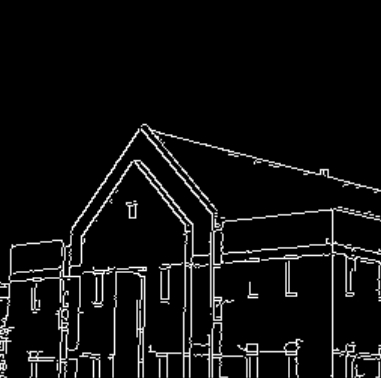
#> input picture pyopencv/house.jpg, 381 x 378 px
$ python house_hough.py
#> lines starting #> are read from the running program, lines starting #| are printed output that depends on the picture; after the words box and inside, x2 and y2 are one past the last pixel; in counts of white or black regions, pixels touching at a corner belong together
#! usr/bin/python
#coding=utf-8


import cv2
import numpy as np
import matplotlib.pyplot as plt

img = cv2.imread('../house.jpg')
#> img is the input picture: shape (378, 381, 3); min 0, max 255, mean 14.9
gray = cv2.cvtColor(img,cv2.COLOR_BGR2GRAY)#灰度图像
#open to see how to use: cv2.Canny
#http://blog.csdn.net/on2way/article/details/46851451
edges = cv2.Canny(gray,50,200)
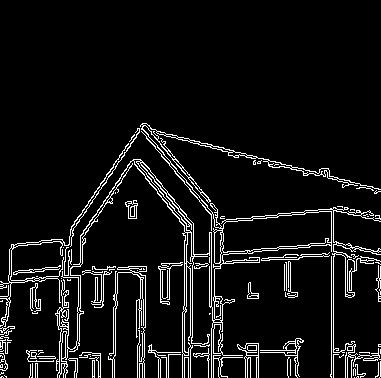
#> edges: shape (378, 381); 7% white in thin lines or dots, all inside (x1, y1, x2, y2) = (0, 123, 381, 378)
plt.subplot(121),plt.imshow(edges,'gray')
plt.xticks([]),plt.yticks([])
#hough transform
lines = cv2.HoughLinesP(edges,1,np.pi/180,30,minLineLength=60,maxLineGap=10)
#> lines = 51 rows, first 6: [333, 377, 333, 207], [331, 377, 331, 208], [282, 257, 354, 254], [184, 377, 184, 212], [140, 125, 379, 189], [211, 306, 211, 203]
lines1 = lines[:,0,:]#提取为二维
#> lines1 has the same summary as lines
for x1,y1,x2,y2 in lines1[:]:
    cv2.line(img,(x1,y1),(x2,y2),(255,0,0),1)
#> this loop made 51 passes
#> (x1, y1, x2, y2) on passes 1 to 12: (333, 377, 333, 207), (331, 377, 331, 208), (282, 257, 354, 254), (184, 377, 184, 212), (140, 125, 379, 189), (211, 306, 211, 203), (190, 377, 190, 257), (158, 266, 234, 262), (11, 247, 85, 238), (60, 249, 145, 123), (182, 355, 258, 355), (70, 229, 142, 123)
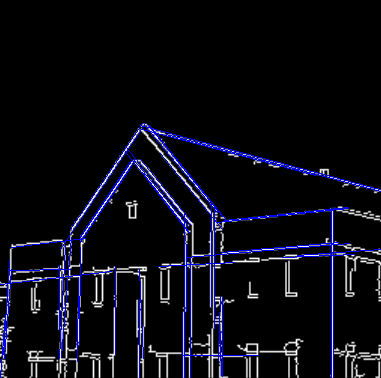
#> img: shape (378, 381, 3); 3.49% of pixels changed, all inside (x1, y1, x2, y2) = (0, 123, 381, 378)

plt.subplot(122),plt.imshow(img,)
plt.xticks([]),plt.yticks([])

plt.show()
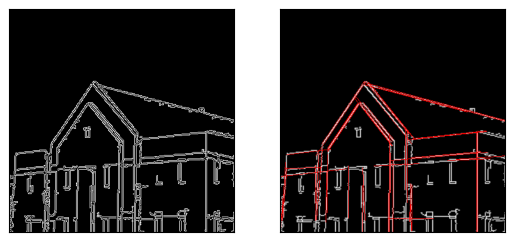
#> figure drawn by matplotlib, 2 panels; B, G, R data is drawn as R, G, B

$ run again, with pyopencv/pxp_b.jpg copied over pyopencv/house.jpg
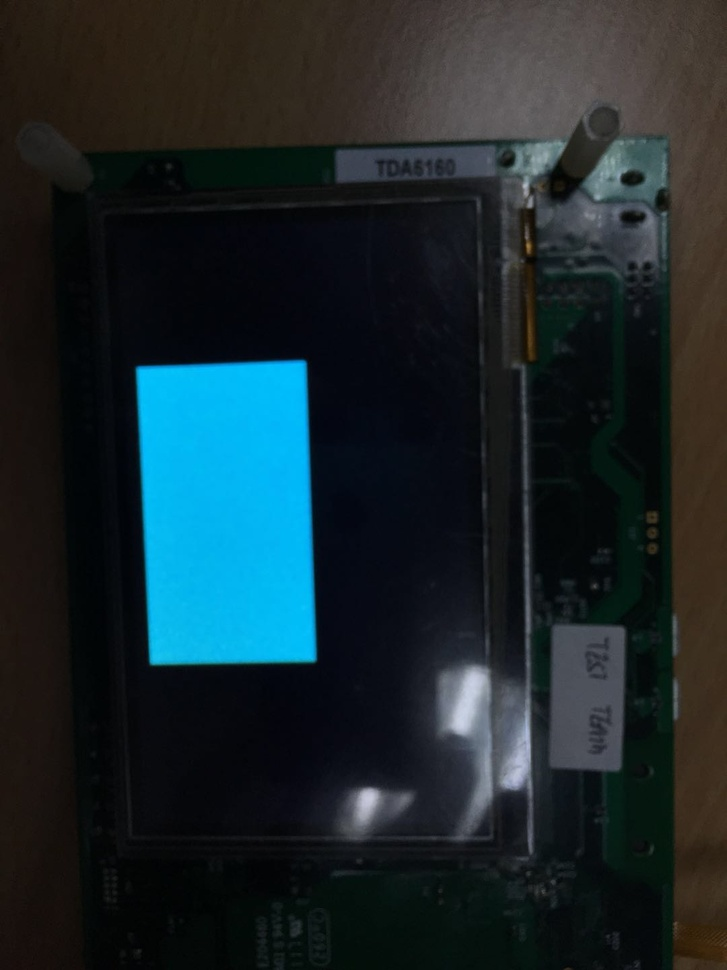
#> input picture pyopencv/pxp_b.jpg, 727 x 970 px, shrunk from 1080 x 1440 before the run
#> img is the input picture: shape (970, 727, 3); mean B, G, R 43.9, 39.7, 25.9
#> `edges = cv2.Canny(gray,50,200)`:
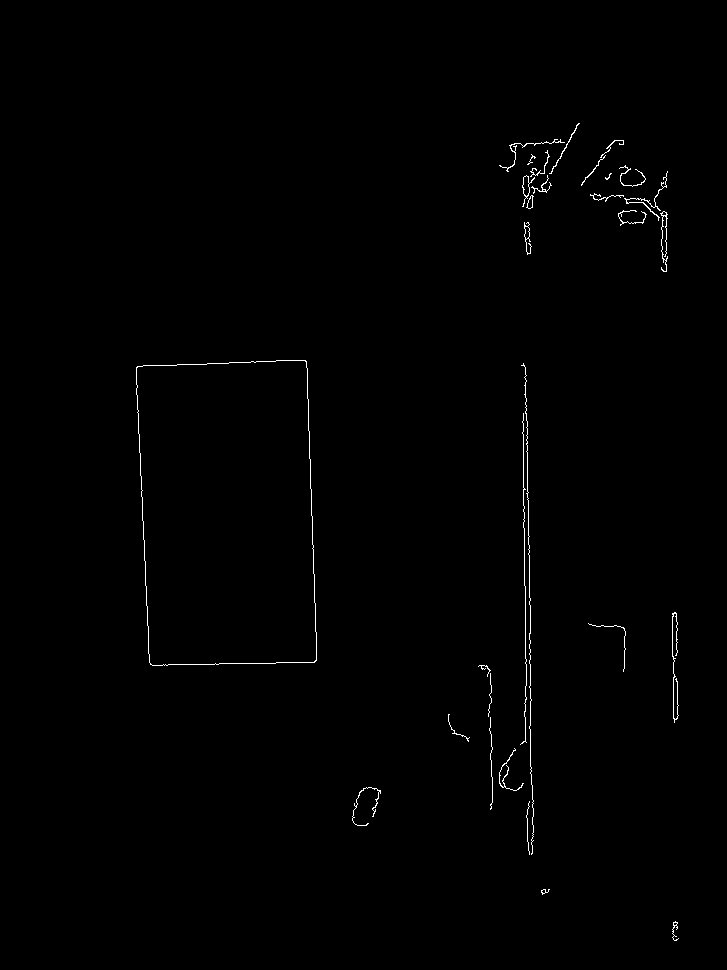
#> edges: shape (970, 727); 0.54% white in thin lines or dots, all inside (x1, y1, x2, y2) = (136, 123, 679, 941)
#> lines = 16 rows, first 6: [529, 633, 531, 700], [312, 527, 316, 660], [525, 663, 525, 586], [527, 499, 527, 421], [140, 466, 148, 637], [152, 665, 275, 663]
#> lines1 has the same summary as lines
#> the loop `for x1,y1,x2,y2 in lines1[:]:` made 16 passes
#> `plt.show()`:
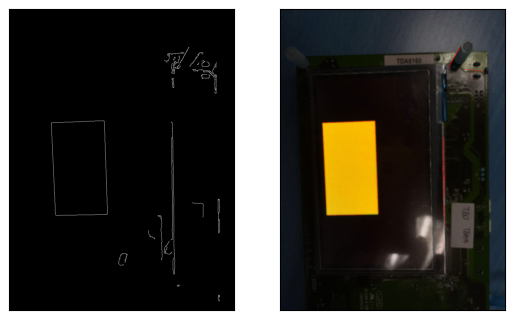
#> figure drawn by matplotlib, 2 panels; B, G, R data is drawn as R, G, B
